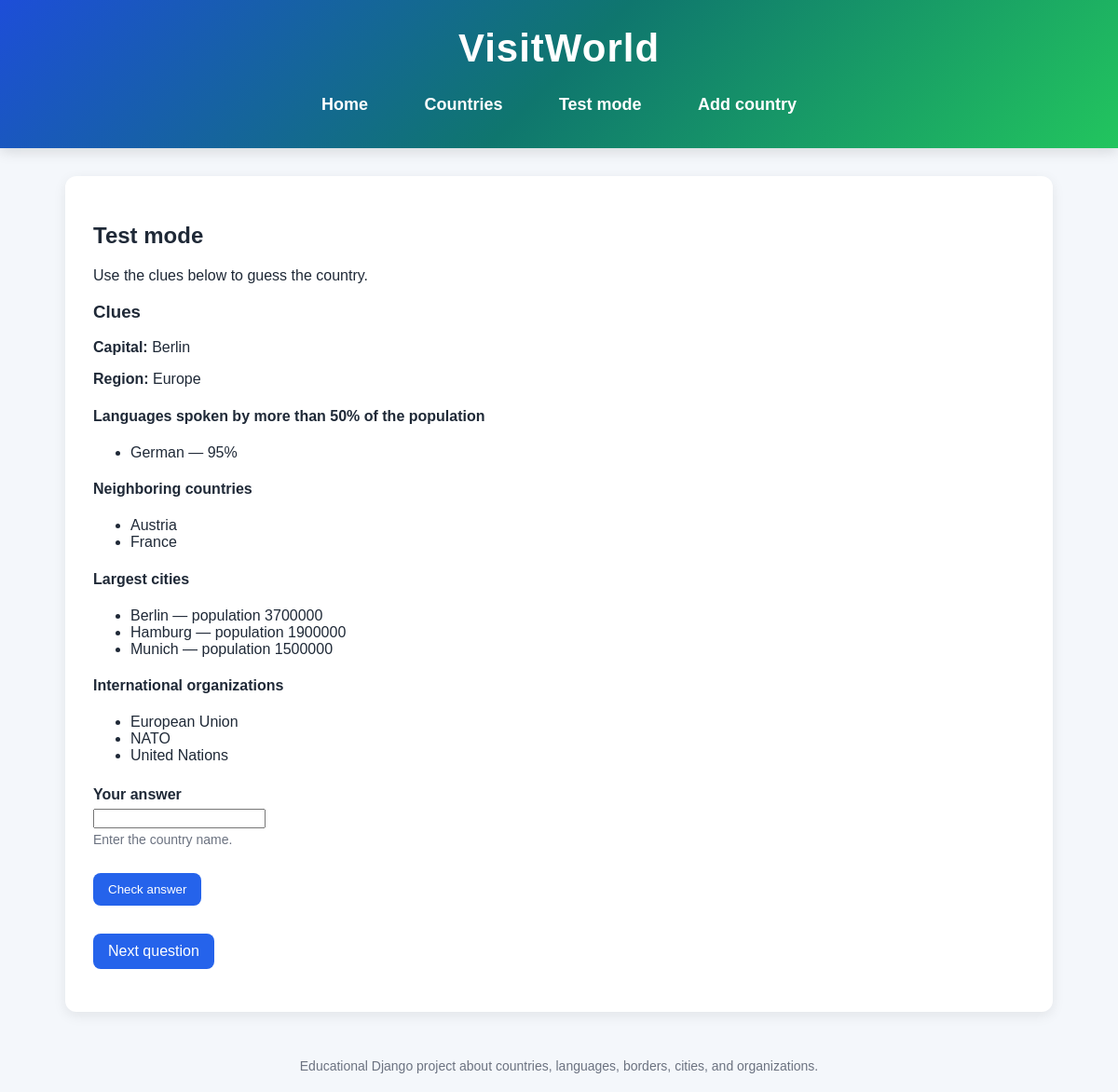
/test/2/, run on the app's committed database.
### countries/models.py (models this page shows, shortened)
class Country(models.Model):
    REGION_CHOICES = [
        ("Europe", "Europe"),
        ("Asia", "Asia"),
        ("Africa", "Africa"),
        ("North America", "North America"),
        ("South America", "South America"),
        ("Oceania", "Oceania"),
    ]
    name = models.CharField(max_length=100, unique=True)
    capital = models.CharField(max_length=100)
    population = models.PositiveBigIntegerField()
    area = models.PositiveIntegerField(help_text="Area in square kilometers")
    region = models.CharField(max_length=30, choices=REGION_CHOICES)
    description = models.TextField(blank=True)
    image_url = models.URLField(blank=True)
    neighbors = models.ManyToManyField(
        "self",
        blank=True,
        symmetrical=True,
    )
    organizations = models.ManyToManyField(
        Organization,
        blank=True,
        related_name="countries",
    )
    class Meta:
        ordering = ["name"]

class Language(models.Model):
    country = models.ForeignKey(
        Country,
        on_delete=models.CASCADE,
        related_name="languages",
    )
    name = models.CharField(max_length=100)
    speakers_percent = models.PositiveIntegerField()
    class Meta:
        ordering = ["-speakers_percent", "name"]
        unique_together = ("country", "name")

class City(models.Model):
    country = models.ForeignKey(
        Country,
        on_delete=models.CASCADE,
        related_name="cities",
    )
    name = models.CharField(max_length=100)
    population = models.PositiveIntegerField()
    class Meta:
        ordering = ["-population", "name"]
        unique_together = ("country", "name")

class Organization(models.Model):
    name = models.CharField(max_length=100, unique=True)
    description = models.TextField(blank=True)
    class Meta:
        ordering = ["name"]

### countries/views.py (the view)
# urls.py: path("test/<int:country_id>/", views.test_country, name="test_country"),
def test_country(request, country_id):
    country = get_object_or_404(Country, pk=country_id)
    result_message = None
    if request.method == "POST":
        form = TestAnswerForm(request.POST)
        if form.is_valid():
            answer = form.cleaned_data["answer"].strip().lower()
            correct_name = country.name.strip().lower()
            if answer == correct_name:
                result_message = "Correct!"
            else:
                result_message = f"Wrong answer. The correct answer is {country.name}."
    else:
        form = TestAnswerForm()
    next_country = (
        Country.objects.filter(id__gt=country.id).order_by("id").first()
    )
    if next_country is None:
        next_country = Country.objects.order_by("id").first()
    context = {
        "country": country,
        "form": form,
        "result_message": result_message,
        "next_country": next_country,
    }
    return render(request, "countries/test_mode.html", context)

### countries/forms.py (shortened to what this page needs)
class TestAnswerForm(forms.Form):
    answer = forms.CharField(
        max_length=100,
        label="Your answer",
        help_text="Enter the country name.",
        error_messages={"required": "Please enter a country name."},
    )

### countries/templates/countries/test_mode.html (shortened to what this page needs)
{% extends "countries/base.html" %}
{% block content %}
    <h2>Test mode</h2>
    <p>Use the clues below to guess the country.</p>
    {% if country %}
        <h3>Clues</h3>
        <p><strong>Capital:</strong> {{ country.capital }}</p>
        <p><strong>Region:</strong> {{ country.region }}</p>
        <h4>Languages spoken by more than 50% of the population</h4>
        <ul>
            {% for language in country.languages.all %}
                {% if language.speakers_percent > 50 %}
                    <li>{{ language.name }} — {{ language.speakers_percent }}%</li>
                {% endif %}
            {% empty %}
                <li>No language data available.</li>
            {% endfor %}
        </ul>
        <h4>Neighboring countries</h4>
        <ul>
            {% for neighbor in country.neighbors.all %}
                <li>{{ neighbor.name }}</li>
            {% empty %}
                <li>No neighboring countries listed.</li>
            {% endfor %}
        </ul>
        <h4>Largest cities</h4>
        <ul>
            {% for city in country.cities.all %}
                <li>{{ city.name }} — population {{ city.population }}</li>
            {% empty %}
                <li>No city data available.</li>
            {% endfor %}
        </ul>
        <h4>International organizations</h4>
        <ul>
            {% for organization in country.organizations.all %}
                <li>{{ organization.name }}</li>
            {% empty %}
                <li>No organizations listed.</li>
            {% endfor %}
        </ul>
        <form method="post" style="margin-top: 24px;">
            {% for field in form %}
                <div style="margin-bottom: 18px;">
                    <label for="{{ field.id_for_label }}" style="display: block; font-weight: bold; margin-bottom: 6px;">
                        {{ field.label }}
                    </label>
                    <div>{{ field }}</div>
                    {% if field.help_text %}
                        <div style="font-size: 14px; color: #6b7280; margin-top: 4px;">
                            {{ field.help_text }}
                        </div>
                    {% endif %}
                </div>
            {% endfor %}
            <button type="submit" class="button-link" style="border: none; cursor: pointer;">
                Check answer
            </button>
        </form>
        {% if next_country %}
            <p style="margin-top: 20px;">
                <a class="button-link" href="{% url 'test_country' next_country.id %}">
                    Next question
                </a>
            </p>
        {% endif %}
    {% else %}
        <p>No countries are available for the test yet.</p>
    {% endif %}
{% endblock %}

### countries/templates/countries/base.html (style rules this page uses)
body { font-family: Arial, sans-serif; margin: 0; background-color: #f4f7fb; color: #1f2937; }
.button-link { display: inline-block; padding: 10px 16px; background-color: #2563eb; color: white; text-decoration: none; border-radius: 8px; margin-top: 10px; }

### data on the page
Country: capital "Berlin", region "Europe"
Language: name "German", speakers_percent "95"
Country: name "Austria"
Country: name "France"
City: name "Berlin", population "3700000"
City: name "Hamburg", population "1900000"
City: name "Munich", population "1500000"
Organization: name "European Union"
Organization: name "NATO"
Organization: name "United Nations"

### other printed values
{{ field.label }} "Your answer"
{{ field.help_text }} "Enter the country name."
